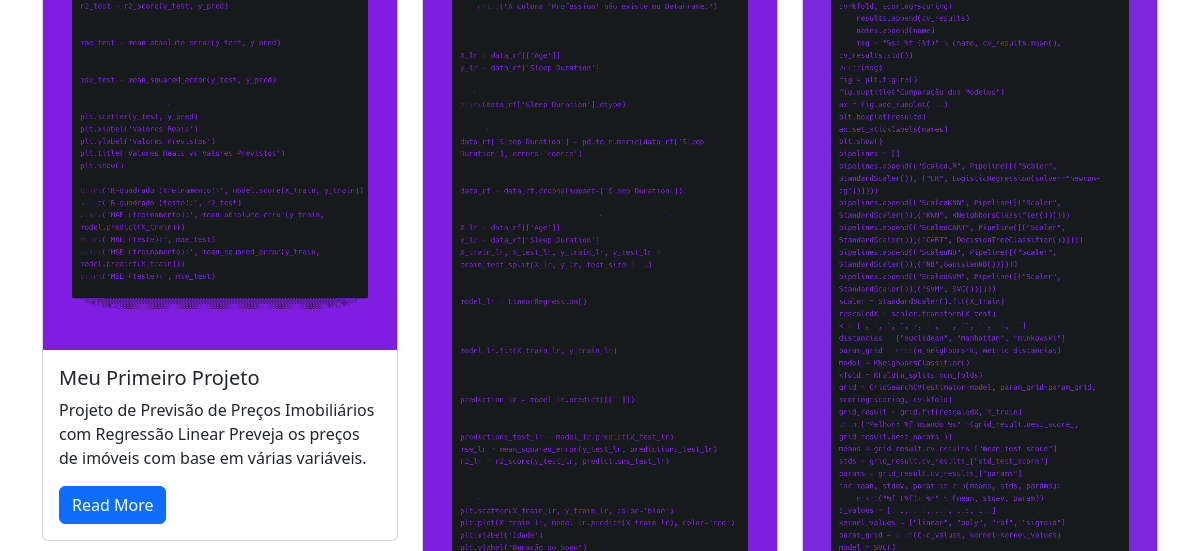
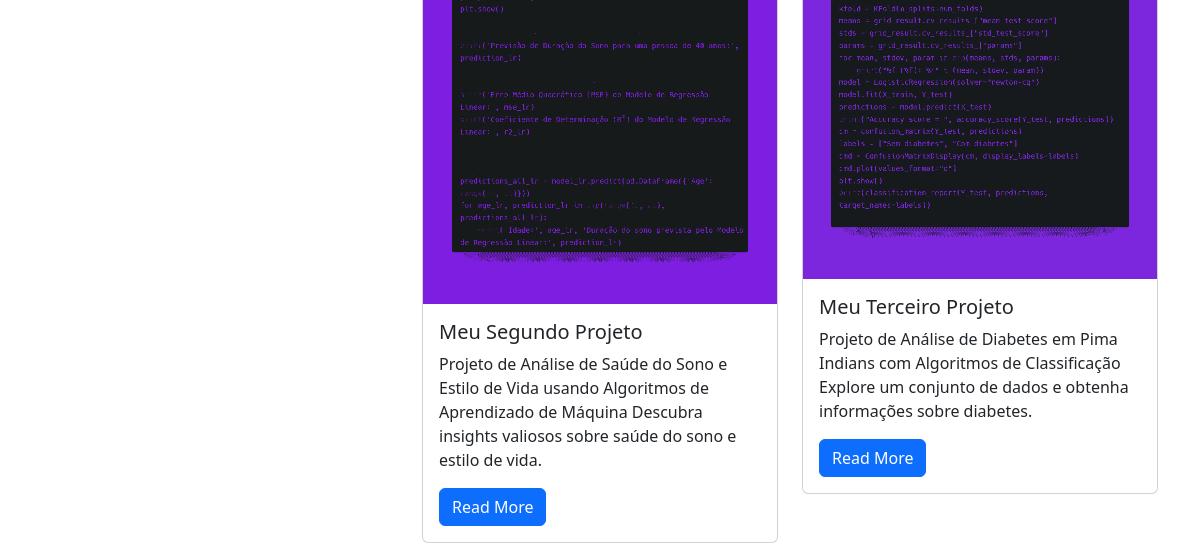
The page /projects/ (lower part) on the database as committed earlier (2 pictures, top to bottom).
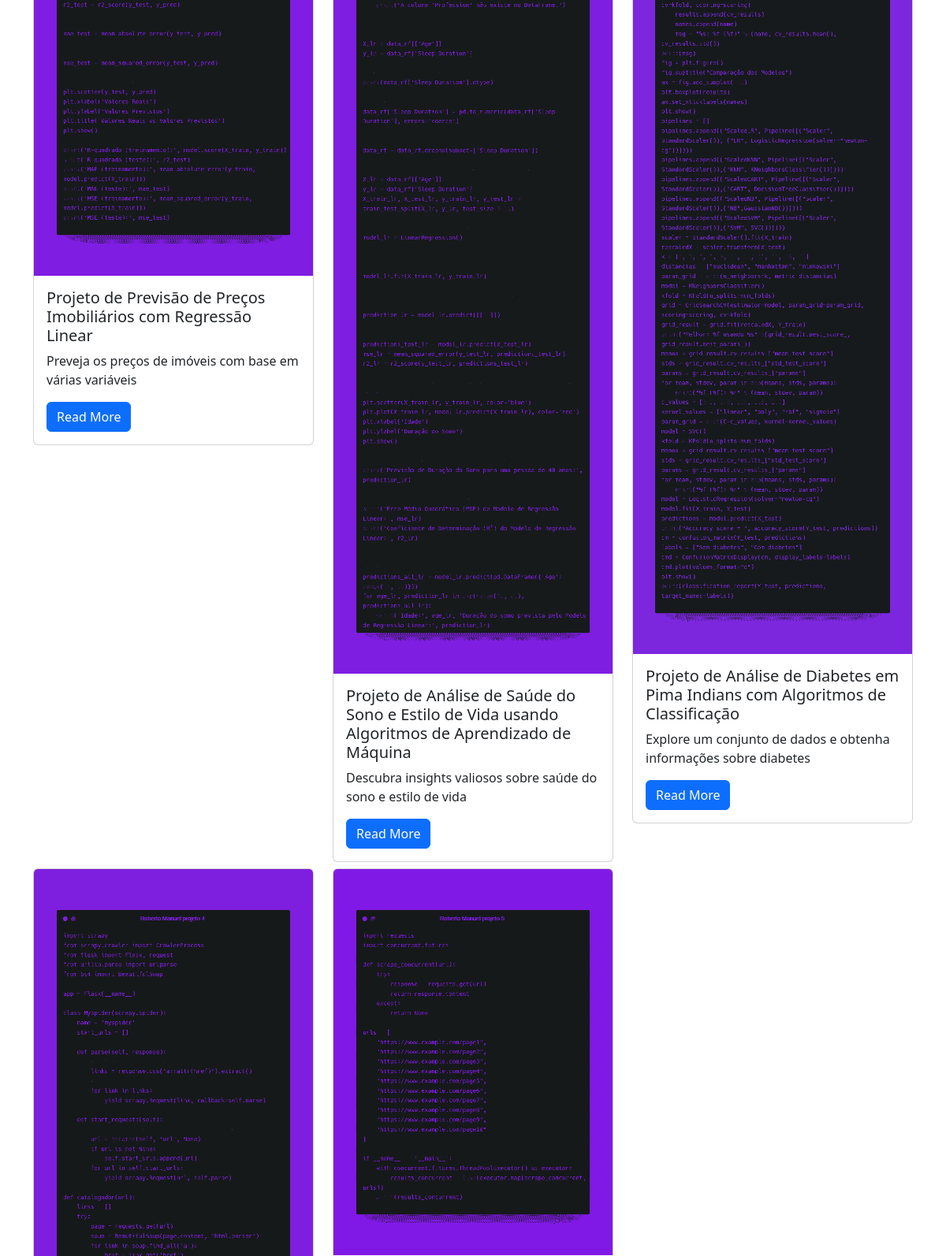
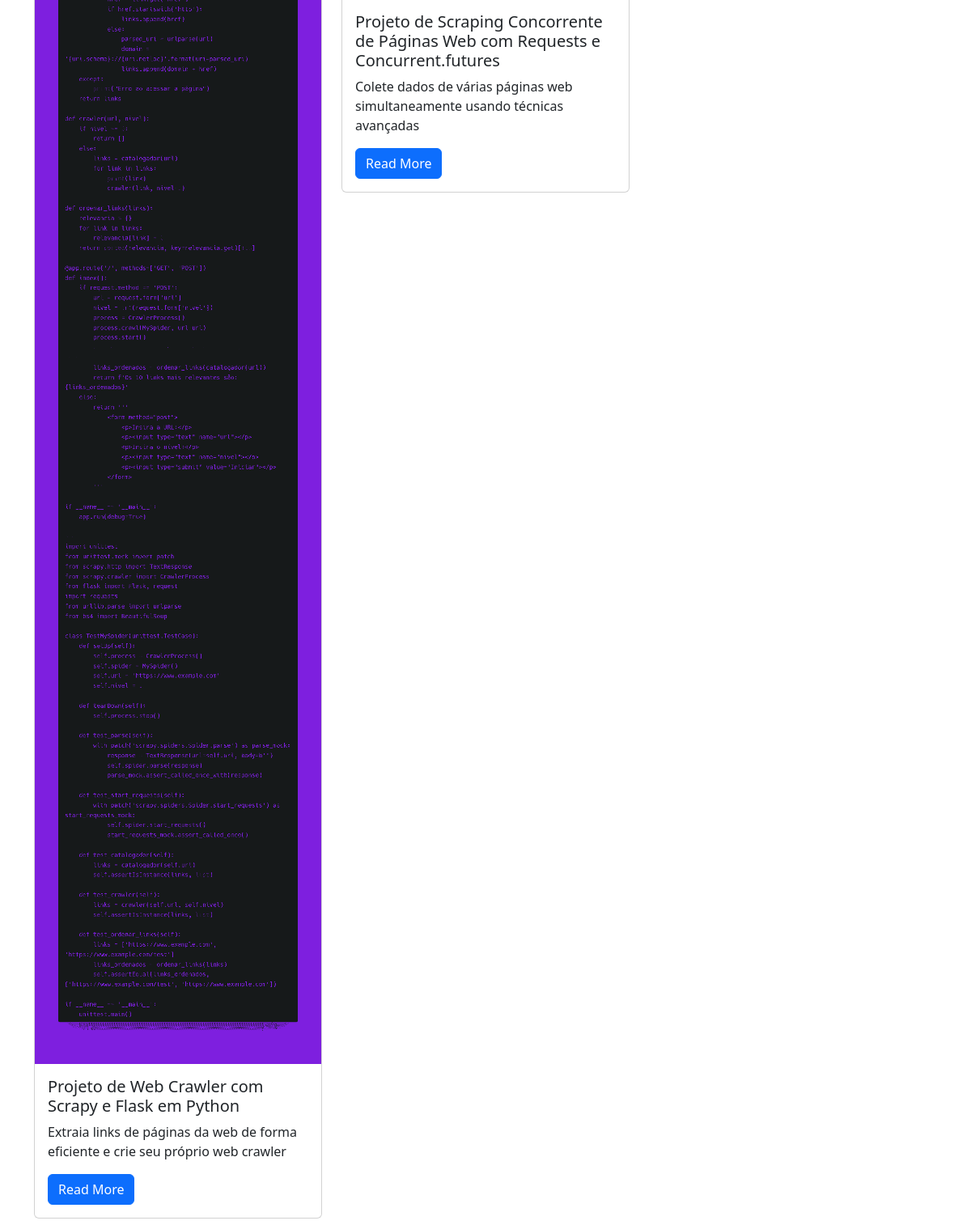
The same page on the database as committed later (2 pictures, top to bottom).
### projects/models.py (models this page shows)
class Project(models.Model):
    title = models.CharField(max_length=100)
    description = models.TextField()
    technology = models.CharField(max_length=20)
    image = models.FileField(upload_to="project_images/", blank=True)

### projects/views.py (the view)
# urls.py: path("", projects_views.project_index, name="project_index"),
def project_index(request):
    projects = Project.objects.all()
    context = {
        "projects": projects
}
    return render(request, "projects/project_index.html", context)

### projects/templates/projects/project_index.html (shortened to what this page needs)
{% extends "base.html" %}
{% block page_content %}
<div class="row"
>{% for project in projects %}
<div class="col-md-4">
<div class="card mb-2">
{% if project.image %}
<img class="card-img-top" src="{{ project.image.url }}">
{% endif %}
<div class="card-body">
<h5 class="card-title">{{ project.title }}</h5>
<p class="card-text">{{ project.description }}</p>
<a href="{% url 'project_detail' project.pk %}"
class="btn btn-primary">
Read More
</a>
</div>
</div>
</div>
{% endfor %}
</div>
{% endblock %}

### templates/base.html (shortened to what this page needs)
{% load static %}
<!DOCTYPE html>
<html lang="pt-BR">
    <head>
        <link href="https://cdn.jsdelivr.net/npm/bootstrap@5.3.1/dist/css/bootstrap.min.css" rel="stylesheet">
    </head>
    <body class="container">
        {% block page_content %}{% endblock page_content %}
    </body>
</html>

Rows that differ between the two databases and show on the page:
removed Project: image (picture), title "Meu Primeiro Projeto", description "Projeto de Previsão de Preços Imobiliários com Regressão Linear Preveja os preços de imóveis com base em várias variáveis."
removed Project: image (picture), title "Meu Segundo Projeto", description "Projeto de Análise de Saúde do Sono e Estilo de Vida usando Algoritmos de Aprendizado de Máquina Descubra insights valiosos sobre saúde do sono e estilo de vida."
removed Project: image (picture), title "Meu Terceiro Projeto", description "Projeto de Análise de Diabetes em Pima Indians com Algoritmos de Classificação Explore um conjunto de dados e obtenha informações sobre diabetes."
added Project: image (picture), title "Projeto de Previsão de Preços Imobiliários com Regressão Linear", description "Preveja os preços de imóveis com base em várias variáveis"
added Project: image (picture), title "Projeto de Análise de Saúde do Sono e Estilo de Vida usando Algoritmos de Aprendizado de Máquina", description "Descubra insights valiosos sobre saúde do sono e estilo de vida"
added Project: image (picture), title "Projeto de Análise de Diabetes em Pima Indians com Algoritmos de Classificação", description "Explore um conjunto de dados e obtenha informações sobre diabetes"
added Project: image (picture), title "Projeto de Web Crawler com Scrapy e Flask em Python", description "Extraia links de páginas da web de forma eficiente e crie seu próprio web crawler"
added Project: image (picture), title "Projeto de Scraping Concorrente de Páginas Web com Requests e Concurrent.futures", description "Colete dados de várias páginas web simultaneamente usando técnicas avançadas"
